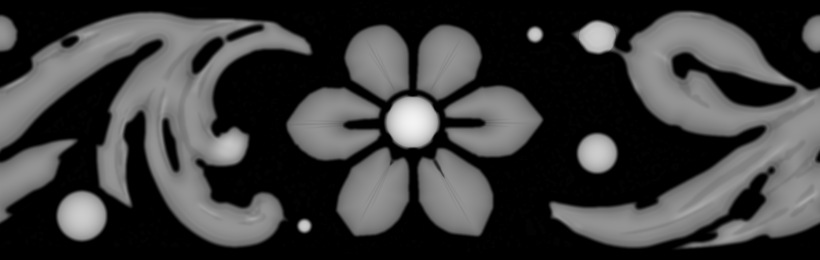
#> input picture legacy/maps/band_period.png, 1640 x 520 px (shown at 1/2 size)
$ python wire.py --check '#' verify the committed b64 in site/relief_band.js == maps/band_period.png
#> lines starting #> are read from the running program, lines starting #| are printed output that depends on the picture
#!/usr/bin/env python3
"""Wire a finished band map into the site.

  python3 tools/wip_v3/wire.py --check            # verify the committed b64 in site/relief_band.js == maps/band_period.png
  python3 tools/wip_v3/wire.py MAP.png            # copy MAP -> maps/band_period.png, regenerate b64, bump ?v=reliefN, run site test
  python3 tools/wip_v3/wire.py MAP.png --no-test  # same, skip `node site/test.mjs`

b64 recipe (v1 2396 wide -> 1198; v2 1640 wide -> 820; also sets W in relief_band.js): H/65535 -> cv2.resize to (W/2,260) INTER_AREA -> *255 rounded -> raw uint8 row-major -> base64.
Nothing is committed or pushed here; do that afterwards (see tools/wip_v3/push.sh).
"""
import base64, os, re, shutil, subprocess, sys
import cv2, numpy as np

REPO = os.path.abspath(os.path.join(os.path.dirname(__file__), '..', '..'))
MAPDST = os.path.join(REPO, 'maps', 'band_period.png')
JS = os.path.join(REPO, 'site', 'relief_band.js')
HTML = os.path.join(REPO, 'site', 'index.html')
B64_RE = re.compile(r"b64:\s*'[^']*'")


def b64_of(png):
#> called with png = 'legacy/maps/band_period.png'
    H = cv2.imread(png, -1)
#> H is the input picture: shape (520, 1640) uint16; min 0, max 62257, mean 15614.9
    assert H is not None and H.dtype == np.uint16 and H.shape in ((520, 2396), (520, 1640)), f'{png}: expected 16-bit 520x2396 (v1) or 520x1640 (v2), got {None if H is None else (H.dtype, H.shape)}'
    W2 = H.shape[1] // 2   # 1198 (v1) / 820 (v2); band is always 260 rows
#> W2 = 820
    s = cv2.resize(H.astype(np.float32) / 65535, (W2, 260), interpolation=cv2.INTER_AREA)
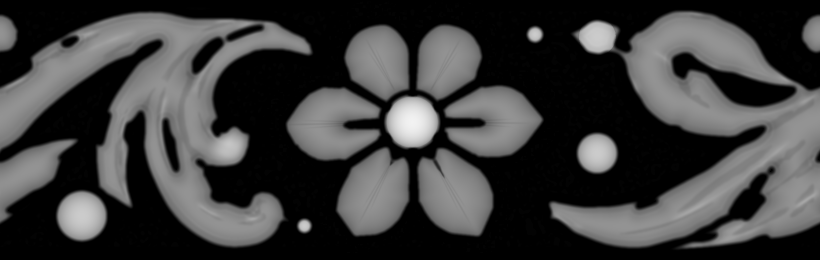
#> s: shape (260, 820) float32; min 0, max 0.95, mean 0.238
    if os.environ.get('MESH') == '1':  # V5: default OFF (vector map is mesh-ready: bevel W=10 map px built in; the cone put banding stripes into thin grooves). Was D25 default ON: slope-limited mesh-side map (meshmap.py; CONE env = slope cap per site px; MESH=0 = plain downsample); maps/band_period.png stays ref-truth
        sys.path.insert(0, os.path.dirname(__file__)); import meshmap; s = meshmap.widen(s)
    return base64.b64encode(np.round(s * 255).astype(np.uint8).tobytes()).decode()


def current_b64():
#> (the run stopped early here; a loop or call above may not have finished)

$ run again, with maps/band_period.png copied over legacy/maps/band_period.png
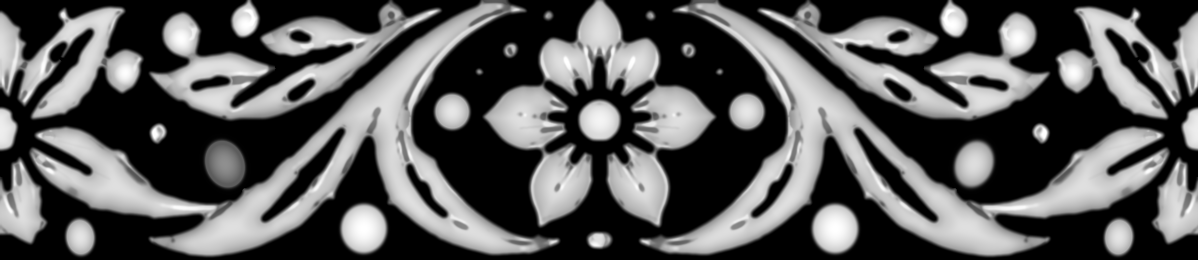
#> input picture maps/band_period.png, 2396 x 520 px (shown at 1/2 size)
#> in b64_of, H is the input picture: shape (520, 2396) uint16; min 0, max 65535, mean 22374
#> in b64_of, `s = cv2.resize(H.astype(np.float32) / 65535, (W2, 260), interpolation=..`:
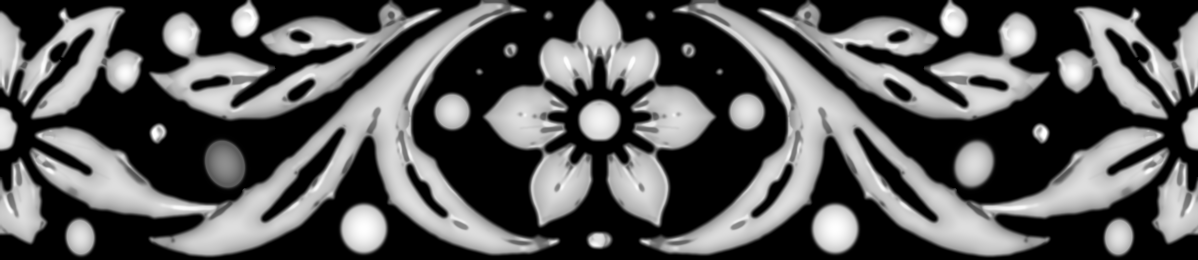
#> s: shape (260, 1198) float32; min 0, max 1, mean 0.341
